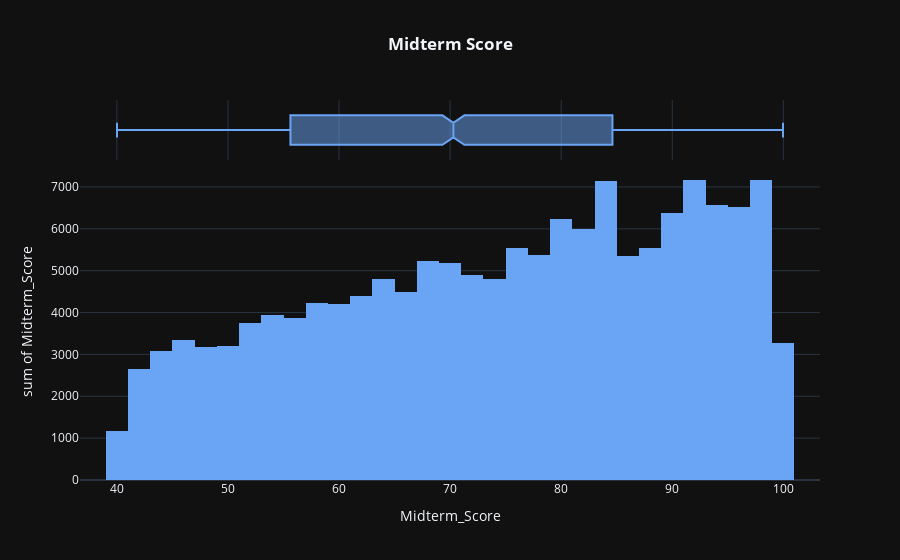

Notebook source saved alongside this figure:
### Code cell
fig=px.histogram(grades.groupby('Midterm_Score', as_index=False).sum().sort_values(by='Midterm_Score', ascending=True), x='Midterm_Score', y='Midterm_Score', color_discrete_sequence=['#6aa5f5'], template='plotly_dark',marginal='box', title='<b>Midterm Score')

fig.update_layout(title_x=0.5)

### Figure 1 — Plotly figure (JSON) as saved in the notebook; plotly's stock layout.template omitted (floating-point values rounded to 4 significant figures; data arrays with more than 128 entries replaced by an {"elided": "..."} marker saying what was removed)
{"data": [{"bingroup": "x", "histfunc": "sum", "hovertemplate": "Midterm_Score=%{x}<br>sum of Midterm_Score=%{y}<extra></extra>", "legendgroup": "", "marker": {"color": "#6aa5f5", "pattern": {"shape": ""}}, "name": "", "orientation": "v", "showlegend": false, "type": "histogram", "x": {"elided": "2116 float values"}, "xaxis": "x", "y": {"elided": "2116 float values"}, "yaxis": "y"}, {"hovertemplate": "Midterm_Score=%{x}<extra></extra>", "legendgroup": "", "marker": {"color": "#6aa5f5"}, "name": "", "notched": true, "showlegend": false, "type": "box", "x": {"elided": "2116 float values"}, "xaxis": "x2", "yaxis": "y2"}], "layout": {"barmode": "relative", "legend": {"tracegroupgap": 0}, "title": {"text": "<b>Midterm Score", "x": 0.5}, "xaxis": {"anchor": "y", "domain": [0, 1], "title": {"text": "Midterm_Score"}}, "xaxis2": {"anchor": "y2", "domain": [0, 1], "matches": "x", "showgrid": true, "showticklabels": false}, "yaxis": {"anchor": "x", "domain": [0, 0.8316], "title": {"text": "sum of Midterm_Score"}}, "yaxis2": {"anchor": "x2", "domain": [0.8416, 1], "matches": "y2", "showgrid": false, "showline": false, "showticklabels": false, "ticks": ""}}}
